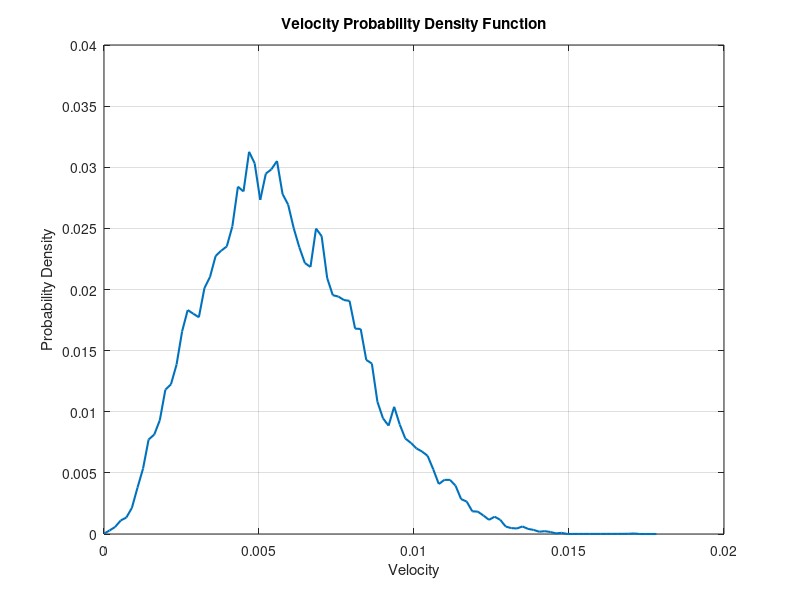

The MATLAB source for this figure:
% Read the data from the CSV file
data = csvread('Velocity_Distribution.csv', 1, 0);

% Extract velocity and probability values
velocity = data(:, 1);
probability = data(:, 2);

% Plot the probability density function
figure;
plot(velocity, probability, 'LineWidth', 1.5);
xlabel('Velocity');
ylabel('Probability Density');
title('Velocity Probability Density Function');
grid on;

% Add any additional customizations if needed
